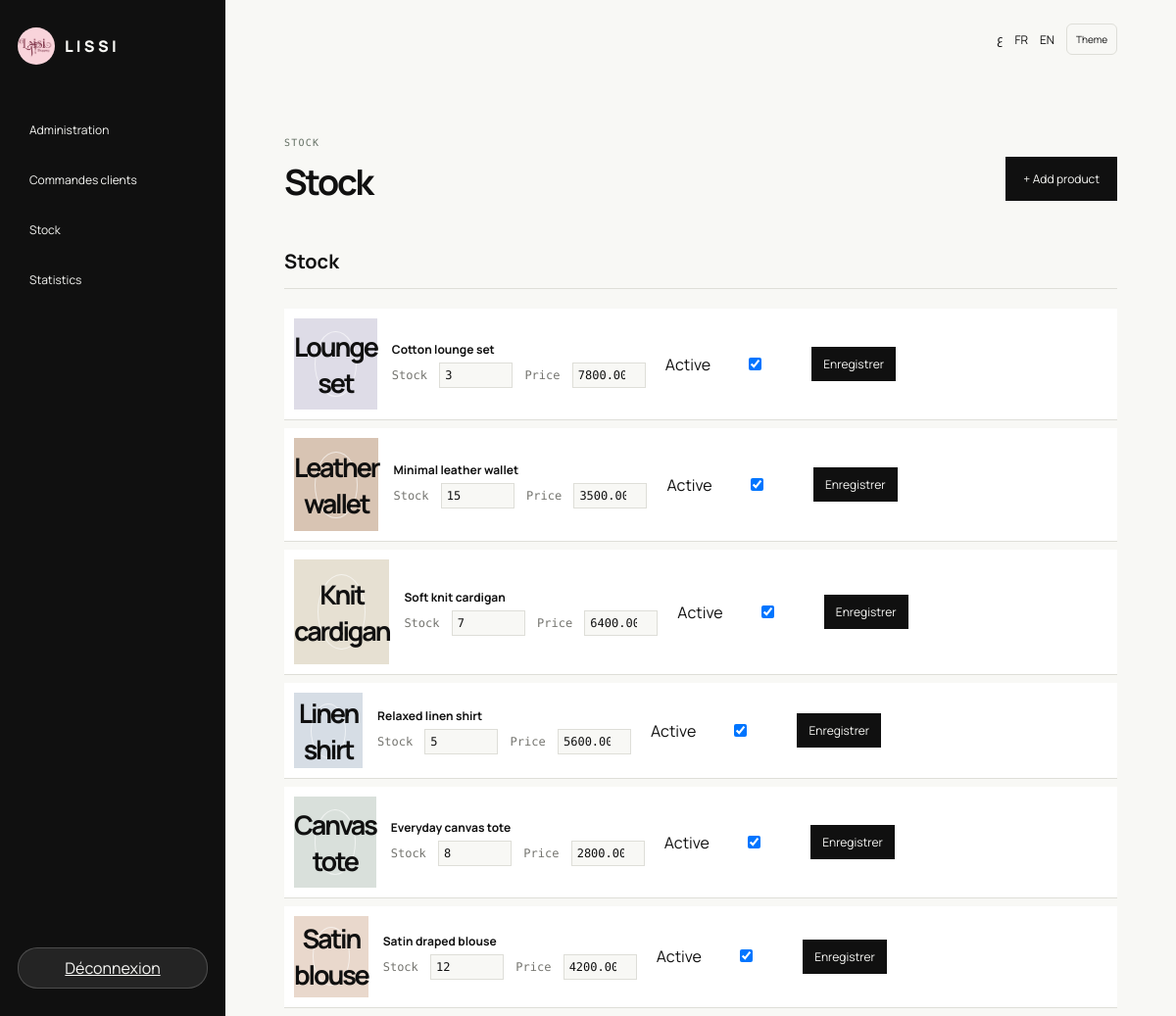
/admin/products.php?lang=fr (signed in), run on the app's committed database.
### tables this page shows
CREATE TABLE products (
  id INT UNSIGNED AUTO_INCREMENT PRIMARY KEY,
  name VARCHAR(160) NOT NULL,
  short_name VARCHAR(80) NOT NULL,
  category VARCHAR(40) NOT NULL,
  description TEXT NOT NULL,
  price DECIMAL(10,2) NOT NULL,
  stock INT UNSIGNED NOT NULL DEFAULT 0,
  sizes VARCHAR(120) NOT NULL DEFAULT 'One size',
  color VARCHAR(60) NOT NULL DEFAULT 'Natural',
  image_color VARCHAR(20) NOT NULL DEFAULT '#e4ebe1',
  image_path VARCHAR(255) DEFAULT NULL,
  active TINYINT(1) NOT NULL DEFAULT 1,
  created_at TIMESTAMP DEFAULT CURRENT_TIMESTAMP
);

### functions.php (called while the page is built, shortened)
<?php
$config = file_exists(__DIR__ . '/config.local.php') ? require __DIR__ . '/config.local.php' : require __DIR__ . '/config.php';
function db(): PDO {
    global $config;
    static $pdo;
    if (!$pdo) {
        $pdo = new PDO(
            "mysql:host={$config['db_host']};dbname={$config['db_name']};charset=utf8mb4",
            $config['db_user'],
            $config['db_pass'],
            [PDO::ATTR_ERRMODE => PDO::ERRMODE_EXCEPTION, PDO::ATTR_DEFAULT_FETCH_MODE => PDO::FETCH_ASSOC]
        );
    }
    return $pdo;
}
function e(string $value): string { return htmlspecialchars($value, ENT_QUOTES, 'UTF-8'); }
function current_lang(): string { $lang = $_GET['lang'] ?? $_SESSION['lang'] ?? 'ar'; if (!in_array($lang, ['ar', 'fr', 'en'], true)) $lang = 'ar'; $_SESSION['lang'] = $lang; return $lang; }
function text(string $key): string { $lang = current_lang(); $words = [
    'shop'=>['ar'=>'المتجر','fr'=>'Boutique','en'=>'Shop'], 'women'=>['ar'=>'نساء','fr'=>'Femme','en'=>'Women'], 'men'=>['ar'=>'رجال','fr'=>'Homme','en'=>'Men'], 'accessories'=>['ar'=>'إكسسوارات','fr'=>'Accessoires','en'=>'Accessories'], 'bag'=>['ar'=>'السلة','fr'=>'Panier','en'=>'Bag'], 'all'=>['ar'=>'الكل','fr'=>'Tout','en'=>'All'], 'find'=>['ar'=>'اكتشف اختياراتك اليومية','fr'=>'Trouvez votre quotidien','en'=>'Find your everyday'], 'add'=>['ar'=>'أضف إلى السلة','fr'=>'Ajouter au panier','en'=>'Add to bag'], 'checkout'=>['ar'=>'إتمام الطلب','fr'=>'Commander','en'=>'Checkout'], 'cod'=>['ar'=>'الدفع عند الاستلام','fr'=>'Paiement à la livraison','en'=>'Cash on delivery'], 'details'=>['ar'=>'معلومات التوصيل','fr'=>'Détails de livraison','en'=>'Delivery details'], 'name'=>['ar'=>'الاسم الكامل','fr'=>'Nom complet','en'=>'Full name'], 'phone'=>['ar'=>'رقم الهاتف','fr'=>'Numéro de téléphone','en'=>'Phone number'], 'wilaya'=>['ar'=>'الولاية','fr'=>'Wilaya','en'=>'Wilaya'], 'commune'=>['ar'=>'البلدية','fr'=>'Commune','en'=>'Commune'], 'home'=>['ar'=>'التوصيل إلى المنزل','fr'=>'À domicile','en'=>'Home delivery'], 'bureau'=>['ar'=>'التوصيل إلى المكتب','fr'=>'Bureau','en'=>'Bureau pickup'], 'save'=>['ar'=>'حفظ التغييرات','fr'=>'Enregistrer','en'=>'Save changes'], 'orders'=>['ar'=>'طلبات الزبائن','fr'=>'Commandes clients','en'=>'Customer orders'], 'inventory'=>['ar'=>'المخزون','fr'=>'Stock','en'=>'Inventory'], 'logout'=>['ar'=>'تسجيل الخروج','fr'=>'Déconnexion','en'=>'Log out'], 'login'=>['ar'=>'تسجيل الدخول','fr'=>'Connexion','en'=>'Sign in'], 'admin'=>['ar'=>'لوحة التحكم','fr'=>'Administration','en'=>'Admin'], 'status'=>['ar'=>'الحالة','fr'=>'Statut','en'=>'Status'], 'new'=>['ar'=>'جديد','fr'=>'Nouveau','en'=>'New'], 'confirmed'=>['ar'=>'مؤكد','fr'=>'Confirmé','en'=>'Confirmed'], 'shipped'=>['ar'=>'تم الشحن','fr'=>'Expédié','en'=>'Shipped'], 'cancelled'=>['ar'=>'ملغى','fr'=>'Annulé','en'=>'Cancelled'],
]; return $words[$key][$lang] ?? $words[$key]['en'] ?? $key; }

### admin/products.php (the view, shortened to what this page needs)
<?php
require __DIR__ . '/header.php';
$message = '';
?><div class="dashboard-title"><div><p class="eyebrow"><?= text('inventory') ?></p><h2><?= text('inventory') ?></h2></div><button class="dark" type="button" data-product-toggle><?= $lang === 'ar' ? '+ إضافة منتج' : '+ Add product' ?></button></div><?php if ($message): ?><?= e($message) ?><?php endif; ?><?= $lang === 'ar' ? 'منتج جديد' : 'New product' ?><?= csrf() ?><?= $lang === 'ar' ? 'حفظ المنتج' : 'Create product' ?><section class="admin-section"><h3><?= text('inventory') ?></h3><?php foreach (db()->query('SELECT * FROM products ORDER BY id DESC') as $product): ?><form class="line admin-product" method="post"><?= csrf() ?><?= $product['id'] ?><div class="art" style="background:<?= e($product['image_color']) ?>"><?php if (!empty($product['image_path'])): ?><?= e($product['image_path']) ?><?= e($product['name']) ?><?php else: ?><strong><?= e($product['short_name']) ?></strong><?php endif; ?></div><div><b><?= e($product['name']) ?></b><span>Stock <input name="stock" type="number" min="0" value="<?= $product['stock'] ?>"> Price <input name="price" type="number" min="0" value="<?= $product['price'] ?>"></span></div><label>Active <input name="active" type="checkbox" <?= $product['active'] ? 'checked' : '' ?>></label><button class="dark"><?= text('save') ?></button></form><?php endforeach; ?></section><?php require __DIR__ . '/footer.php'; ?>

### style.css (style rules this page uses)
:root { --ink:#101010;--paper:#f8f8f5;--line:#deded8;--muted:#757570;--green:#e4ebe1;--panel:#fff }
* { box-sizing:border-box }
body { margin:0;background:var(--paper);color:var(--ink);font-family:Manrope,'Noto Kufi Arabic',sans-serif }
button,input,select { font:inherit }
button { cursor:pointer }
.header,.admin-head,.dashboard-title { align-items:center;display:flex;gap:35px;height:80px;justify-content:space-between }
.eyebrow { color:#647064;font:10px 'DM Mono';letter-spacing:.12em;text-transform:uppercase }
.dark { background:var(--ink);border:0;color:var(--paper);display:inline-block;font-size:12px;margin-top:15px;padding:14px 18px;text-decoration:none }
.section h2,.dashboard-title h2 { font-size:36px;letter-spacing:-.06em;margin:10px 0 }
.art { align-items:center;aspect-ratio:1/1.1;display:flex;flex-direction:column;justify-content:center;position:relative;text-align:center }
.art:after { border:1px solid #ffffff99;border-radius:50%;content:'';height:70%;position:absolute;width:48% }
.art strong,.art small { z-index:1 }
.art strong { font-size:27px;letter-spacing:-.08em }
.meta span,.line span { color:var(--muted);display:block;font:10px 'DM Mono';margin-top:5px }
.line { align-items:center;border-bottom:1px solid var(--line);display:flex;gap:15px;padding:15px 0 }
.line .art { flex:0 0 70px }
.line b,.line span { display:block;font-size:12px }
.dashboard-title { margin:55px 0 35px }
.admin-section { margin-top:38px }
.admin-section h3 { border-bottom:1px solid var(--line);font-size:20px;padding-bottom:14px }
.admin-product { background:var(--panel);margin:8px 0;padding:10px }
.admin-product input { background:var(--paper);border:1px solid var(--line);color:var(--ink);margin:0 5px;padding:5px;width:75px }
.admin-product .dark { margin:0;padding:9px 12px }

### data on the page
products: short_name "Lounge set", name "Cotton lounge set", stock "3", price "7800.00", active "☑"
products: short_name "Leather wallet", name "Minimal leather wallet", stock "15", price "3500.00", active "☑"
products: short_name "Knit cardigan", name "Soft knit cardigan", stock "7", price "6400.00", active "☑"
products: short_name "Linen shirt", name "Relaxed linen shirt", stock "5", price "5600.00", active "☑"
products: short_name "Canvas tote", name "Everyday canvas tote", stock "8", price "2800.00", active "☑"
products: short_name "Satin blouse", name "Satin draped blouse", stock "12", price "4200.00", active "☑"

### other printed values
text('admin') "Administration"
text('orders') "Commandes clients"
text('inventory') "Stock"
text('logout') "Déconnexion"
text('inventory') "STOCK"
